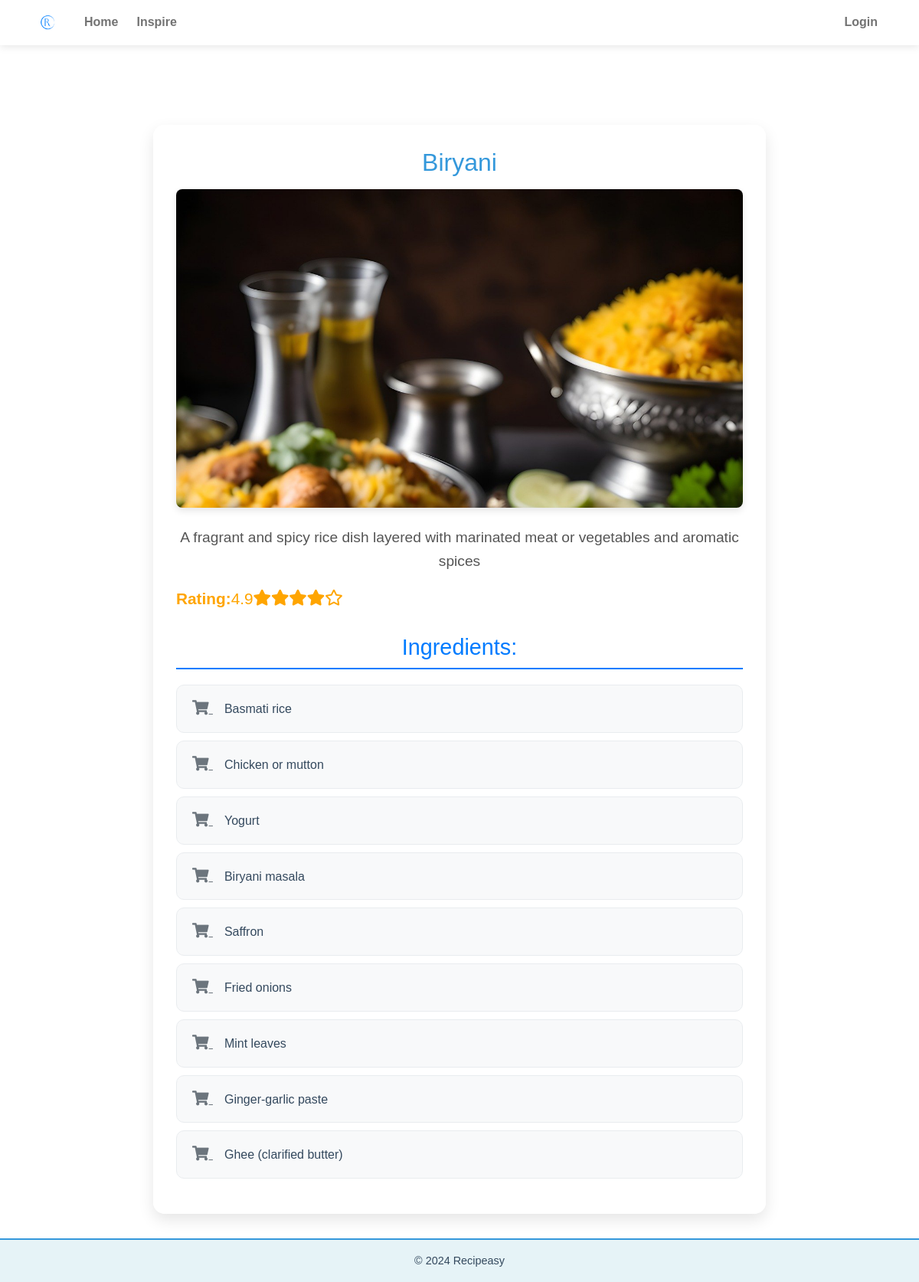
The page /recipe/7/ on the database its author committed.
### recipes/models.py (models this page shows, shortened)
class Recipe(models.Model):
    name = models.CharField(max_length=200)
    description = models.TextField()
    image = models.ImageField(upload_to='recipes/')
    date = models.DateField(null=True, blank=True)
    rating = models.DecimalField(
        max_digits=2,
        decimal_places=1,
        default=1.0,
        validators=[
            MinValueValidator(1.0, message="Rating must be at least 1."),
            MaxValueValidator(5.0, message="Rating cannot exceed 5.")
        ]
    )
    is_inspiring = models.BooleanField(default=True)
    ingredients = models.TextField()
    tags = models.ManyToManyField(Tag, related_name='recipes', blank=True)

### recipes/views.py (the view)
# urls.py: path('recipe/<int:pk>/', views.recipe_detail, name='recipe_detail'),
def recipe_detail(request, pk):
    recipe = get_object_or_404(Recipe, pk=pk)
    ingredients = [ingredient.strip() for ingredient in recipe.ingredients.replace('\n', ',').split(',') if ingredient.strip()]
    print(f"Rating for {recipe.name}: {recipe.rating}")  # Check if the rating is available
    return render(request, 'recipe_detail.html', {'recipe': recipe, 'ingredients': ingredients})

### recipes/templates/recipe_detail.html (shortened to what this page needs)
{% extends "base.html" %}
{% block content %}
    <div class="container mt-5 recipe-detail">
        <h1 class="recipe-title text-center">{{ recipe.name }}</h1>
        <div class="recipe-detail-image-container mb-4 text-center">
            <img src="{{ recipe.image.url }}" alt="{{ recipe.name }}" class="img-fluid rounded shadow">
        </div>
        <p class="recipe-description text-center">{{ recipe.description }}</p>
        <p class="recipe-rating text-center">
            <strong>Rating:</strong> {{ recipe.rating }}
            {% with ''|center:5 as range %}
                {% for _ in range %}
                    {% if forloop.counter <= recipe.rating %}
                        <i class="fas fa-star"></i>
                    {% elif forloop.counter <= recipe.rating|add:"0.5" %}
                        <i class="fas fa-star-half-alt"></i>
                    {% else %}
                        <i class="far fa-star"></i>
                    {% endif %}
                {% endfor %}
            {% endwith %}
        </p>
        <h2 class="ingredients-heading">Ingredients:</h2>
        <ul class="ingredient-list">
            {% for ingredient in ingredients %}
                <li class="ingredient-item">
                    <div>
                        <a href="https://www.google.com/search?q={{ ingredient }}&tbm=shop" target="_blank" class="shop-button">
                            <i class="fas fa-shopping-cart"></i>
                        </a>
                        {{ ingredient }}
                    </div>
                </li>
            {% endfor %}
        </ul>
    </div>
{% endblock %}

### static/css/styles.css (style rules this page uses)
:root { --primary-color: #3498db; --secondary-color: #2ecc71; --accent-color: #e74c3c; --background-color: #ffffff; --text-color: #34495e; --card-background: rgba(255, 255, 255, 0.9); --card-shadow: 0 2px 4px rgba(0, 0, 0, 0.1); --nav-text-color: #34495e; --nav-text-hover-color: #3498db; --footer-background-color: #e6f3f7; --footer-text-color: #34495e; --footer-border-color: #3498db; --transition-speed: 0.3s; --easing: cubic-bezier(0.25, 0.1, 0.25, 1); }
body { font-family: 'Arial', sans-serif; background-color: var(--background-color); color: var(--text-color); margin: 0; padding: 0; display: flex; flex-direction: column; min-height: 100vh; line-height: 1.6; font-size: 16px; }
html { font-size: 16px; scroll-behavior: smooth; }
h1, h2 { font-size: 2rem; color: var(--primary-color); margin-bottom: 1.5rem; text-align: center; }
.recipe-rating { display: flex; align-items: center; margin-bottom: 0.5rem; }
.recipe-detail { background-color: var(--card-background); border-radius: 12px; box-shadow: var(--card-shadow); padding: 2rem; max-width: 800px; margin: 0 auto; backdrop-filter: blur(5px); }
.recipe-detail h1 { color: var(--primary-color); font-size: 2rem; margin-bottom: 1rem; }
.recipe-detail-image-container { width: 100%; padding-bottom: 56.25%; position: relative; overflow: hidden; border-radius: 8px; margin-bottom: 1.5rem; box-shadow: 0 4px 10px rgba(0, 0, 0, 0.1); }
.recipe-detail img { position: absolute; top: 0; left: 0; width: 100%; height: 100%; object-fit: cover; object-position: center; transition: transform var(--transition-speed) var(--easing); }
.recipe-detail p { margin-bottom: 1rem; }
html { scroll-behavior: smooth; }

### recipes/templates/recipe_detail.html (style rules this page uses)
.recipe-detail { background: rgba(255, 255, 255, 0.95); padding: 30px; border-radius: 15px; box-shadow: 0 8px 20px rgba(0, 0, 0, 0.1); }
.recipe-detail-image-container img { max-width: 100%; height: auto; border-radius: 15px; box-shadow: 0 4px 12px rgba(0, 0, 0, 0.15); }
.recipe-title { color: #333; font-size: 2.5rem; margin-bottom: 20px; }
.recipe-description { font-size: 1.2rem; color: #555; margin-bottom: 20px; }
.recipe-rating { font-size: 1.3rem; color: #ffa500; margin-bottom: 30px; }
.ingredients-heading { color: #007bff; font-size: 1.8rem; margin-top: 30px; margin-bottom: 20px; border-bottom: 2px solid #007bff; padding-bottom: 10px; }
.ingredient-list { list-style-type: none; padding: 0; }
.ingredient-item { background-color: #f8f9fa; border: 1px solid #e9ecef; border-radius: 10px; padding: 15px 20px; margin-bottom: 10px; display: flex; justify-content: space-between; align-items: center; transition: all 0.3s ease; }
.shop-button { background: none; border: none; color: #6c757d; font-size: 1.2rem; cursor: pointer; transition: all 0.3s ease; margin-right: 15px; }

### rows shown on the page
Recipe: name "Biryani", image (picture), description "A fragrant and spicy rice dish layered with marinated meat or vegetables and aromatic spices", rating "4.9"

### other values the page prints
{{ ingredient }} "Basmati rice" "Chicken or mutton" "Yogurt" "Biryani masala" "Saffron" "Fried onions" "Mint leaves" "Ginger-garlic paste" "Ghee (clarified butter)"
